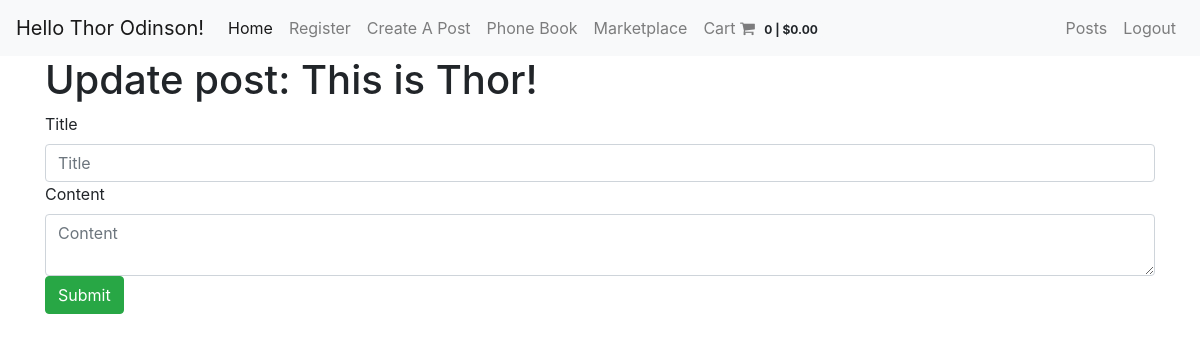
Page /blog/posts/update/1 (signed in) on the earlier database version.
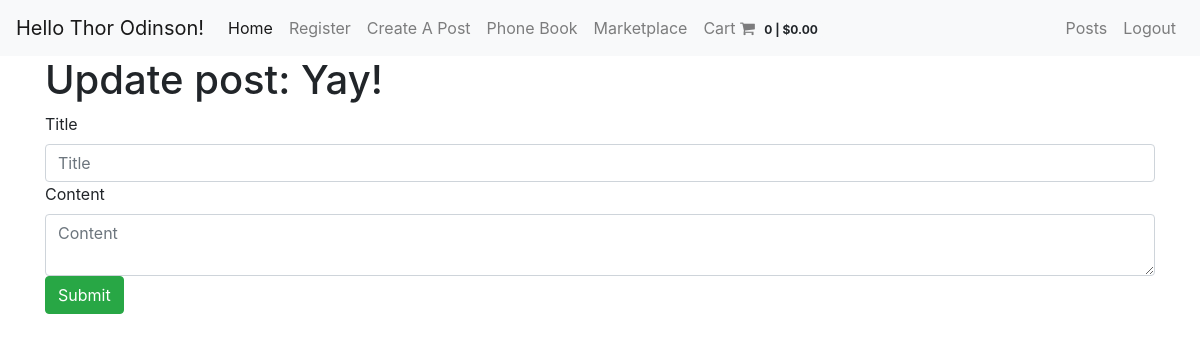
Same page on the later database version.
### app/models.py (models this page shows, shortened)
class Post(db.Model):
    id = db.Column(db.Integer, primary_key=True)
    title = db.Column(db.String(200))
    content = db.Column(db.String(300))
    date_created = db.Column(db.DateTime, nullable=False, default=datetime.utcnow)
    user_id = db.Column(db.Integer, db.ForeignKey('avenger.id'), nullable=False)

### app/blueprints/blog/routes.py (the view, shortened to what this page needs)
@blog.route('/posts/update/<int:post_id>', methods=['GET', 'POST'])
@login_required
def post_update(post_id):
    update_form = BlogPostForm()
    post = Post.query.get_or_404(post_id)
    return render_template('post_update.html', form=update_form, post=post)

### app/forms.py
class BlogPostForm(FlaskForm):
    title = StringField("Title", validators=[DataRequired()])
    content = TextAreaField('Content', validators=[DataRequired()])
    submit = SubmitField()

### app/models.py (called while the page is built)
@login.user_loader
def load_user(avenger_id):
    return Avenger.query.get(int(avenger_id))

### app/routes.py (called while the page is built)
@app.context_processor
def cart_stuff():
    if 'cart' not in session:
        session['cart'] = {
            'items': [],
            'cart_total': 0
        }
    return {'cart': session['cart']}

### app/templates/post_update.html (shortened to what this page needs)
{% extends 'base.html' %}
{% block content %}
<h1>Update post: {{post.title}}</h1>
<form action="" method='POST'>
    <div class="form-group">
        <fieldset>
            {{ form.title.label }}
            {{ form.title(class='form-control', placeholder='Title') }}
        </fieldset>
        <fieldset>
            {{ form.content.label }}
            {{ form.content(class='form-control', placeholder='Content') }}
        </fieldset>
        {{ form.submit(class='btn btn-success') }}
    </div>
</form>
{% endblock content %}

Differences in the rows shown:
changed Post: title "This is Thor!" → "Yay!"
